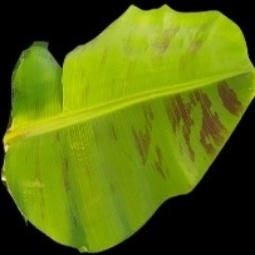
#> input picture LeavesDataset/NutrientDeficiency/healthy/h_50.jpg, 255 x 255 px, given as the content of the folder TomatoDataset/Tomato_healthy, which was not available
$ jupyter execute --allow-errors Leaf_Disease_SVM.ipynb   (shell and % lines are left out)
#> lines starting #> are read from the running program, lines starting #| are printed output that depends on the picture; after the words box and inside, x2 and y2 are one past the last pixel; in counts of white or black regions, pixels touching at a corner belong together; long printed decimals are rounded; pictures that were not available may be replaced by others from this repository, and a replacement may not be noted
[cell 1]
# Packages that may need to be installed to run
#pip install opencv-python

[cell 2]
import numpy as np
import cv2
import os
import pandas as pd
import glob
import matplotlib.pyplot as plt

from sklearn.svm import SVC
from sklearn.metrics import confusion_matrix, accuracy_score, classification_report
from sklearn.model_selection import train_test_split, GridSearchCV
from sklearn.preprocessing import StandardScaler
from sklearn.model_selection import cross_val_score
from sklearn.model_selection import KFold
from sklearn.metrics import mean_absolute_error, r2_score
from sklearn.svm import SVR

[cell 3]
# Data Cleaning
# Data source cite: https://github.com/gabrieldgf4/PlantVillage-Dataset
# Repost from the plantvillage.org repository that is no longer available

# Setting filters for the images hsv colors
low_hsv = (0,60,0)
high_hsv = (179,255,255)


#cleaning the images
def cleaning_image(images):
    clean_image = []
    for image in images:
        gray_scale = cv2.cvtColor(image, cv2.COLOR_BGR2HSV)
        mask = cv2.inRange(gray_scale, low_hsv,high_hsv)
        mask = cv2.morphologyEx(mask, cv2.MORPH_CLOSE, kernel=np.ones((8,8),dtype=np.uint8))
        clean_image.append(cv2.bitwise_and(image, image,mask=mask))
    return clean_image

# Getting healthy leaf images (#1000)
Toma_healthy = [cv2.imread(file) for file in glob.glob(r'TomatoDataset/Tomato_healthy/*.JPG')]
#> Toma_healthy = 1 item
Toma_healthy_cleaned = cleaning_image(Toma_healthy)
#> the loop in cleaning_image, `for image in images:` made 1 pass
#> pass 1, in cleaning_image, `mask = cv2.inRange(gray_scale, low_hsv,high_hsv)`:
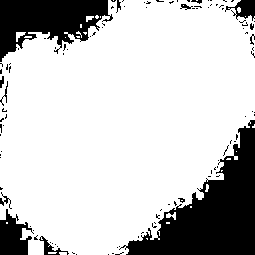
#> mask: shape (255, 255); 78.7% white; 105 black regions (92 under 20 px), largest, box (x1, y1, x2, y2) and area: (119, 120, 255, 255) 7771, (0, 0, 113, 62) 4009, (0, 209, 34, 255) 949
#> pass 1, in cleaning_image, `mask = cv2.morphologyEx(mask, cv2.MORPH_CLOSE, kernel=np.ones((8,8),dt..`:
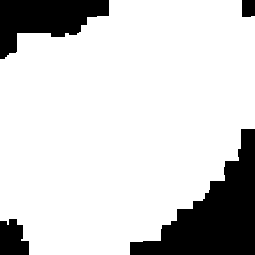
#> mask: shape (255, 255); 81.9% white; 4 black regions, box (x1, y1, x2, y2) and area: (130, 129, 255, 255) 7040, (0, 0, 109, 59) 3636, (0, 219, 29, 255) 846, (242, 0, 255, 17) 217
#> Toma_healthy_cleaned = 1 item

# Getting moldy leaf images (# 952)
Toma_mold  = [cv2.imread(file) for file in glob.glob(r'TomatoDataset/Tomato_leaf_mold/*.JPG')]
#> Toma_mold = 1 item
Toma_mold_cleaned = cleaning_image(Toma_mold)
#> the loop in cleaning_image (call 2), `for image in images:` made 1 pass
#> Toma_mold_cleaned = 1 item

# Getting bacterial spot images (# 1000)
Toma_bact_spot  = [cv2.imread(file) for file in glob.glob(r'TomatoDataset/Tomato_bacterial_spot/*.JPG')]
#> Toma_bact_spot = 1 item
Toma_bact_spot_clean = cleaning_image(Toma_bact_spot)
#> Toma_bact_spot_clean = 1 item

[cell 4]
# Image Checker
# cv2.imshow("Image", Toma_bact_spot_clean[88])
# cv2.waitKey(0)
# cv2.destroyAllWindows()

[cell 5]
# Feature gathering code
# Takes in image list and label, returns pandas datafram of features

def feature_gathering(images, label):
    red_mean = []
    blue_mean = []
    green_mean = []
    contrast = [] # not used yet. Need to download a package to get this feature
    labels = [label]*len(images)
    for image in images:
        red_mean.append(np.mean(image[:,:,0]))
        blue_mean.append(np.mean(image[:,:,1]))
        green_mean.append(np.mean(image[:,:,2]))

    return pd.DataFrame({"label":labels, "RedMean":red_mean, "BlueMean":blue_mean, "GreenMean": green_mean})

[cell 6]
# uncleaned images
Toma_healthy_df = feature_gathering(Toma_healthy, 1)
#> in feature_gathering, `labels = [label]*len(images)`: labels = [1]
#> the loop in feature_gathering, `for image in images:` made 1 pass
#> after the loop in feature_gathering, `for image in images:`: blue_mean = [108]; green_mean = [89.85]; red_mean = [12.74]
#> Toma_healthy_df = table of 1 rows and 4 columns
Toma_mold_df = feature_gathering(Toma_mold, 2)
#> the loop in feature_gathering (call 2), `for image in images:` made 1 pass
#> Toma_mold_df = table of 1 rows and 4 columns
Toma_bact_spot_df = feature_gathering(Toma_bact_spot, 3)
#> Toma_bact_spot_df = table of 1 rows and 4 columns

uncleaned_leaves_df = pd.concat([Toma_healthy_df,Toma_mold_df,Toma_bact_spot_df], axis =0)
#> uncleaned_leaves_df = table of 3 rows and 4 columns
unclean_X = uncleaned_leaves_df.drop(columns= ["label"], axis = 1)
#> unclean_X = table of 3 rows and 3 columns
unclean_y = uncleaned_leaves_df["label"]

[cell 7]
# cleaned images
Toma_healthy_df = feature_gathering(Toma_healthy_cleaned, 1)
Toma_mold_df  = feature_gathering(Toma_mold_cleaned, 2)
Toma_bact_spot_df = feature_gathering(Toma_bact_spot, 3)

cleaned_leaves_df = pd.concat([Toma_healthy_df,Toma_mold_df,Toma_bact_spot_df], axis =0)
#> cleaned_leaves_df = table of 3 rows and 4 columns
clean_X = cleaned_leaves_df.drop(columns= ["label"], axis = 1)
#> clean_X = table of 3 rows and 3 columns
clean_y = cleaned_leaves_df["label"]

[cell 8]
# SVM Model Maker
Leaf_svm = SVC(kernel='rbf', C = 100,)

[cell 9]
# Cross_val_score unclean
kf = KFold(n_splits= 10, shuffle = True)
#> (the rest of this cell did not finish here and is left out)

[cell 10]
# Cross_val_score clean
kf = KFold(n_splits= 10, shuffle = True)
#> (the rest of this cell did not finish here and is left out)

[cell 11]
# the healthy HSV range.
low_hsv = (0, 60, 0)
high_hsv = (179, 255, 255)

def cleaning_image(images):
    cleaned_images = []
    for image in images:
        # Convert from BGR to HSV.
        hsv_image = cv2.cvtColor(image, cv2.COLOR_BGR2HSV)
        # Create a mask for pixels within the healthy range.
        mask = cv2.inRange(hsv_image, low_hsv, high_hsv)
        # Apply morphological closing to remove small holes.
        mask = cv2.morphologyEx(mask, cv2.MORPH_CLOSE, kernel=np.ones((8, 8), dtype=np.uint8))
        # Apply the mask to the original image.
        cleaned = cv2.bitwise_and(image, image, mask=mask)
        cleaned_images.append(cleaned)
    return cleaned_images

def compute_severity_from_clean(image):
    healthy_mask = np.any(image != 0, axis=2)
    healthy_pixels = np.count_nonzero(healthy_mask)
    total_pixels = image.shape[0] * image.shape[1]
    diseased_pixels = total_pixels - healthy_pixels
    severity_percentage = (diseased_pixels / total_pixels) * 100
    return severity_percentage


def feature_gathering(images):
    red_mean, blue_mean, green_mean = [], [], []
    for image in images:
        red_mean.append(np.mean(image[:, :, 0]))
        blue_mean.append(np.mean(image[:, :, 1]))
        green_mean.append(np.mean(image[:, :, 2]))
    return pd.DataFrame({
        "RedMean": red_mean,
        "BlueMean": blue_mean,
        "GreenMean": green_mean
    })


# 4.1 Healthy Leaves
healthy_files = glob.glob(r'TomatoDataset/Tomato_healthy/*.JPG')[:100]  # adjust number as needed
healthy_images = [cv2.imread(file) for file in healthy_files]
#> healthy_images = 1 item
healthy_images_cleaned = cleaning_image(healthy_images)
#> healthy_images_cleaned = 1 item
healthy_severity = [compute_severity_from_clean(img) for img in healthy_images_cleaned]
#> in compute_severity_from_clean, `healthy_mask = np.any(image != 0, axis=2)`:
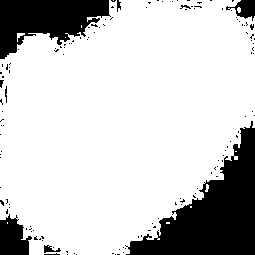
#> healthy_mask: shape (255, 255) bool; 79.8% white; 134 black regions (125 under 20 px), largest, box (x1, y1, x2, y2) and area: (125, 121, 255, 255) 7534, (0, 0, 111, 59) 3891, (0, 214, 32, 255) 912
#> in compute_severity_from_clean, `healthy_pixels = np.count_nonzero(healthy_mask)`: healthy_pixels = 51861
#> in compute_severity_from_clean, `diseased_pixels = total_pixels - healthy_pixels`: diseased_pixels = 13164
#> in compute_severity_from_clean, `severity_percentage = (diseased_pixels / total_pixels) * 100`: severity_percentage = 20.24
#> healthy_severity = [20.24]
healthy_df = feature_gathering(healthy_images_cleaned)
#> after the loop in feature_gathering, `for image in images:`: blue_mean = [108]; green_mean = [89.85]; red_mean = [12.73]
#> healthy_df = table of 1 rows and 3 columns
healthy_df["Severity"] = healthy_severity

# 4.2 Mold Leaves
mold_files = glob.glob(r'TomatoDataset/Tomato_leaf_mold/*.JPG')[:100]
mold_images = [cv2.imread(file) for file in mold_files]
#> mold_images = 1 item
mold_images_cleaned = cleaning_image(mold_images)
#> mold_images_cleaned = 1 item
mold_severity = [compute_severity_from_clean(img) for img in mold_images_cleaned]
#> mold_severity = [20.24]
mold_df = feature_gathering(mold_images_cleaned)
#> mold_df = table of 1 rows and 3 columns
mold_df["Severity"] = mold_severity

# 4.3 Bacterial Spot Leaves (Back_Spot)
bact_files = glob.glob(r'TomatoDataset/Tomato_bacterial_spot/*.JPG')[:100]
bact_images = [cv2.imread(file) for file in bact_files]
#> bact_images = 1 item
bact_images_cleaned = cleaning_image(bact_images)
#> bact_images_cleaned = 1 item
bact_severity = [compute_severity_from_clean(img) for img in bact_images_cleaned]
#> bact_severity = [20.24]
bact_df = feature_gathering(bact_images_cleaned)
#> bact_df = table of 1 rows and 3 columns
bact_df["Severity"] = bact_severity


combined_df = pd.concat([healthy_df, mold_df, bact_df], axis=0)
#> combined_df = table of 3 rows and 4 columns
print("Combined sample data:")
print(combined_df.head())
#|      RedMean    BlueMean  GreenMean   Severity
#| 0  12.728  107.955  89.849  20.245
#| 0  12.728  107.955  89.849  20.245
#| 0  12.728  107.955  89.849  20.245

# Define features (X) and target (y).
X = combined_df[["RedMean", "BlueMean", "GreenMean"]]
#> X = table of 3 rows and 3 columns
y = combined_df["Severity"]

X_train, X_test, y_train, y_test = train_test_split(X, y, test_size=0.2, random_state=42)
#> X_train = table of 2 rows and 3 columns; X_test = table of 1 rows and 3 columns

# Create and train the SVR model.
svr_model = SVR(kernel='rbf', C=100, epsilon=0.1)
svr_model.fit(X_train, y_train)


predictions = svr_model.predict(X_test)
#> predictions = [20.24]
print("Predicted severity percentages:")
print(predictions)
#| [20.245]


mae = mean_absolute_error(y_test, predictions)
#> mae = 0
r2 = r2_score(y_test, predictions)
#> r2 = nan
print("Mean Absolute Error:", mae)
#| Mean Absolute Error: 0.0
print("R² Score:", r2)
#| R² Score: nan


# Scatter Plot: Actual vs. Predicted Severity
plt.figure(figsize=(8, 6))
plt.scatter(y_test, predictions, color='blue', label='Predicted values')
plt.plot([y_test.min(), y_test.max()], [y_test.min(), y_test.max()], 'r--', lw=2, label='Ideal Fit (y = x)')
plt.xlabel("Actual Severity (%)")
plt.ylabel("Predicted Severity (%)")
plt.title("SVR: Actual vs. Predicted Disease Severity")
plt.legend()
plt.grid(True)
plt.show()
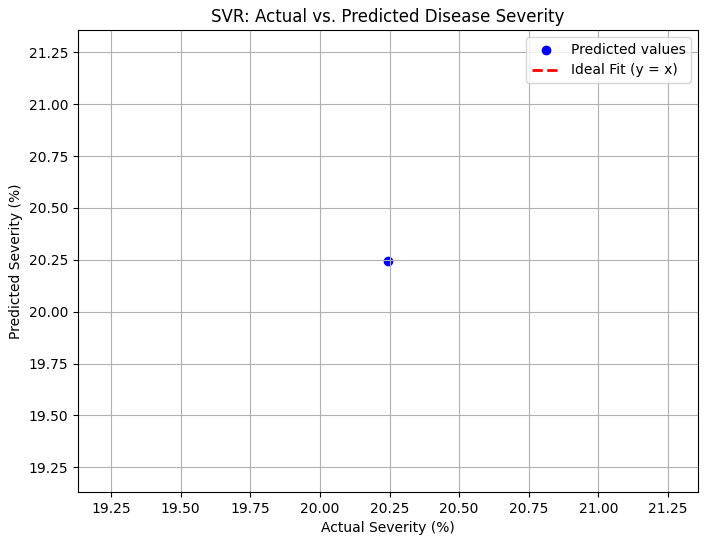
#> figure drawn by matplotlib, 1 panel

# Boxplot: Severity Distribution for Each Dataset
# First, add a column to tag the category for each subset.
healthy_df["Category"] = "Healthy"
mold_df["Category"] = "Mold"
bact_df["Category"] = "Bacterial Spot"

# Combine the DataFrames with a Category column.
category_df = pd.concat([healthy_df, mold_df, bact_df], axis=0)
#> category_df = table of 3 rows and 5 columns

plt.figure(figsize=(8, 6))
data_to_plot = [category_df[category_df["Category"]==cat]["Severity"].values
                for cat in ["Healthy", "Mold", "Bacterial Spot"]]
#> data_to_plot = [[20.24], [20.24], [20.24]]
plt.boxplot(data_to_plot, labels=["Healthy", "Mold", "Bacterial Spot"])
plt.xlabel("Category")
plt.ylabel("Computed Severity (%)")
plt.title("Computed Disease Severity Distribution by Category")
plt.grid(True)
plt.show()
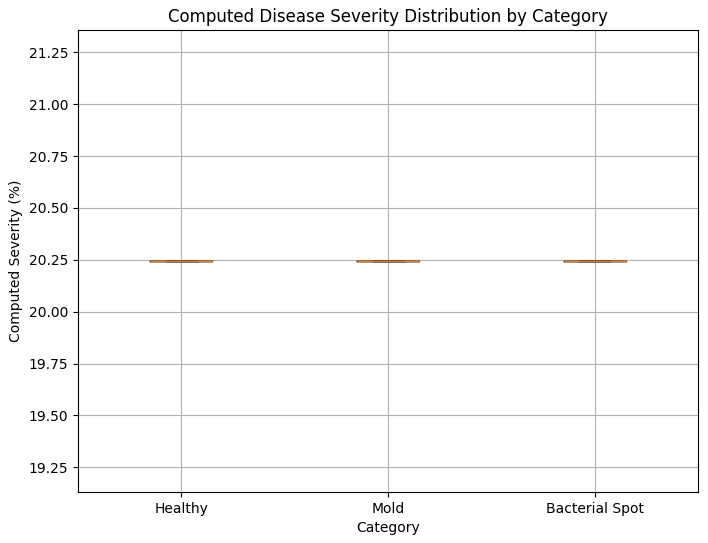
#> figure drawn by matplotlib, 1 panel

$ run again, on LeavesDataset/NutrientDeficiency/healthy/h_86.jpg
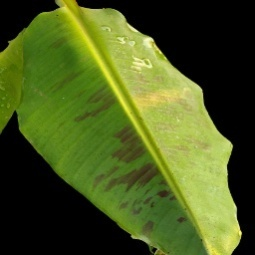
#> input picture LeavesDataset/NutrientDeficiency/healthy/h_86.jpg, 255 x 255 px, given as the content of the folder TomatoDataset/Tomato_healthy, which was not available
#> Toma_healthy = 1 item
#> the loop in cleaning_image, `for image in images:` made 1 pass
#> pass 1, in cleaning_image, `mask = cv2.morphologyEx(mask, cv2.MORPH_CLOSE, kernel=np.ones((8,8),dt..`:
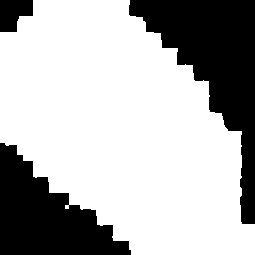
#> mask: shape (255, 255); 69.9% white; 3 black regions, box (x1, y1, x2, y2) and area: (129, 0, 255, 224) 10885, (0, 143, 131, 255) 7909, (0, 0, 33, 32) 808
#> the loop in cleaning_image (call 2), `for image in images:` made 1 pass
#> labels = [1]
#> the loop in feature_gathering, `for image in images:` made 1 pass
#> after the loop in feature_gathering, `for image in images:`: blue_mean = [88.85]; green_mean = [73.36]; red_mean = [30.03]
#> Toma_healthy_df = table of 1 rows and 4 columns
#> the loop in feature_gathering (call 2), `for image in images:` made 1 pass
#> uncleaned_leaves_df = table of 3 rows and 4 columns
#> unclean_X = table of 3 rows and 3 columns
#> cleaned_leaves_df = table of 3 rows and 4 columns
#> clean_X = table of 3 rows and 3 columns
#> healthy_images = 1 item
#> healthy_mask: shape (255, 255) bool; 67.9% white; 124 black regions (116 under 20 px), largest, box (x1, y1, x2, y2) and area: (122, 0, 255, 224) 11282, (0, 139, 142, 255) 8301, (0, 0, 35, 39) 853
#> healthy_pixels = 44123
#> diseased_pixels = 20902
#> severity_percentage = 32.14
#> healthy_severity = [32.14]
#> after the loop in feature_gathering, `for image in images:`: blue_mean = [88.84]; green_mean = [73.36]; red_mean = [30.03]
#> healthy_df = table of 1 rows and 3 columns
#> mold_images = 1 item
#> mold_severity = [32.14]
#> mold_df = table of 1 rows and 3 columns
#> bact_images = 1 item
#> bact_severity = [32.14]
#> bact_df = table of 1 rows and 3 columns
#> combined_df = table of 3 rows and 4 columns
#|      RedMean  BlueMean  GreenMean  Severity
#| 0  30.026  88.844  73.361  32.145
#| 0  30.026  88.844  73.361  32.145
#| 0  30.026  88.844  73.361  32.145
#> X = table of 3 rows and 3 columns
#> X_train = table of 2 rows and 3 columns; X_test = table of 1 rows and 3 columns
#> predictions = [32.14]
#| [32.145]
#> mae = 0
#> r2 = nan
#| Mean Absolute Error: 0.0
#| R² Score: nan
#> category_df = table of 3 rows and 5 columns
#> data_to_plot = [[32.14], [32.14], [32.14]]
#> `plt.show()`:
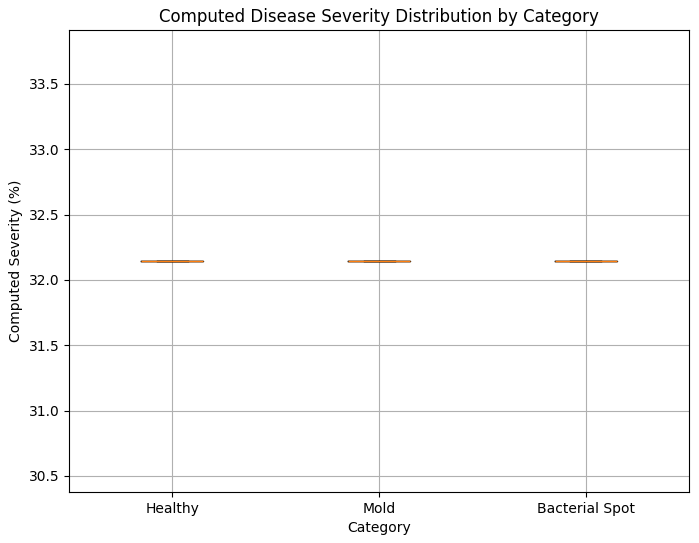
#> figure drawn by matplotlib, 1 panel
